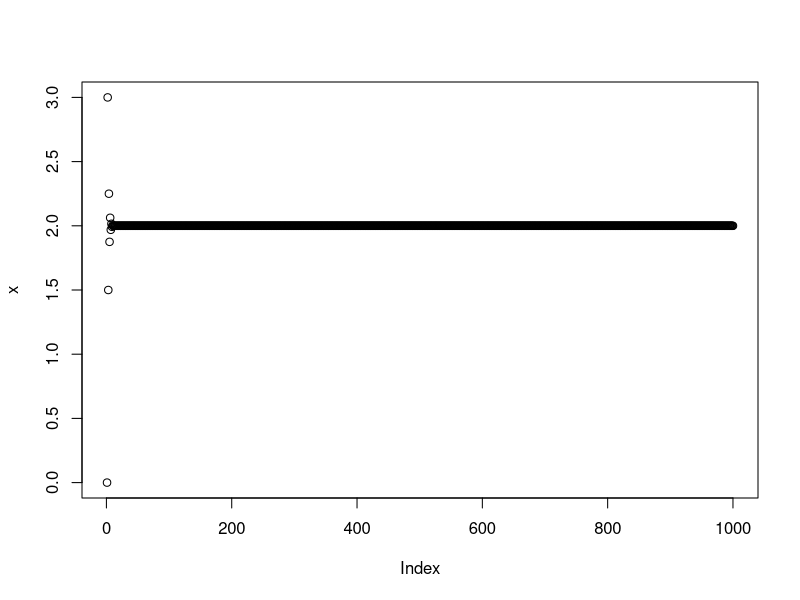
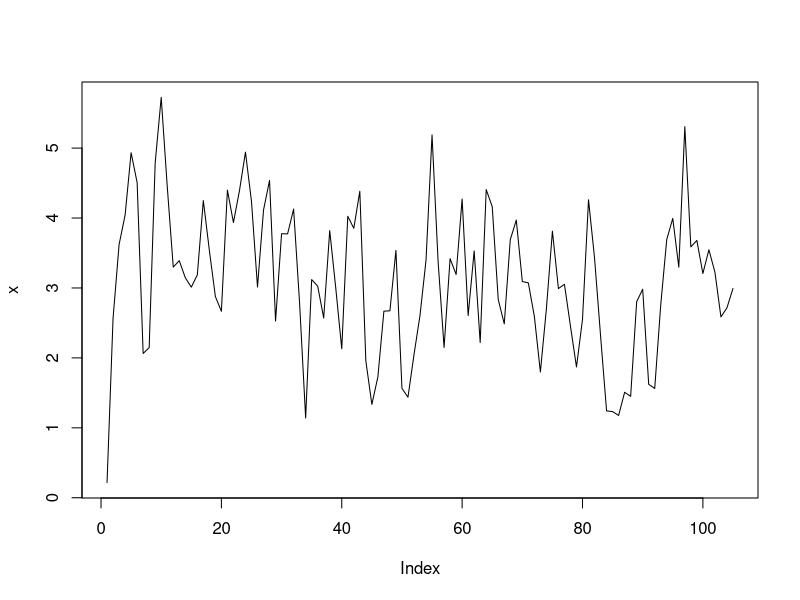
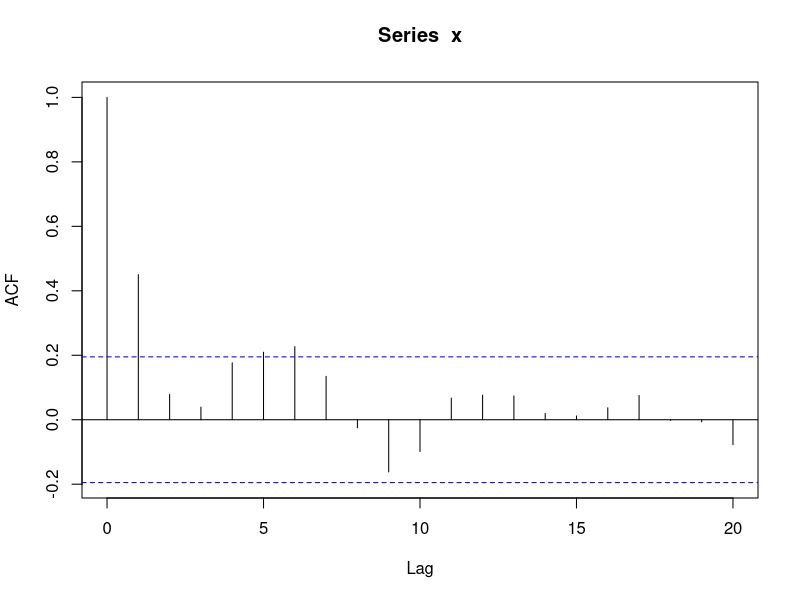
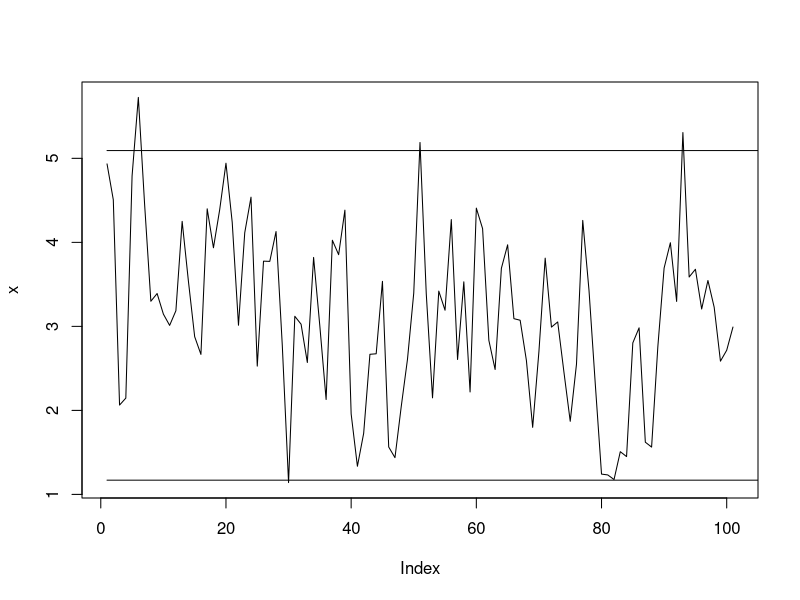
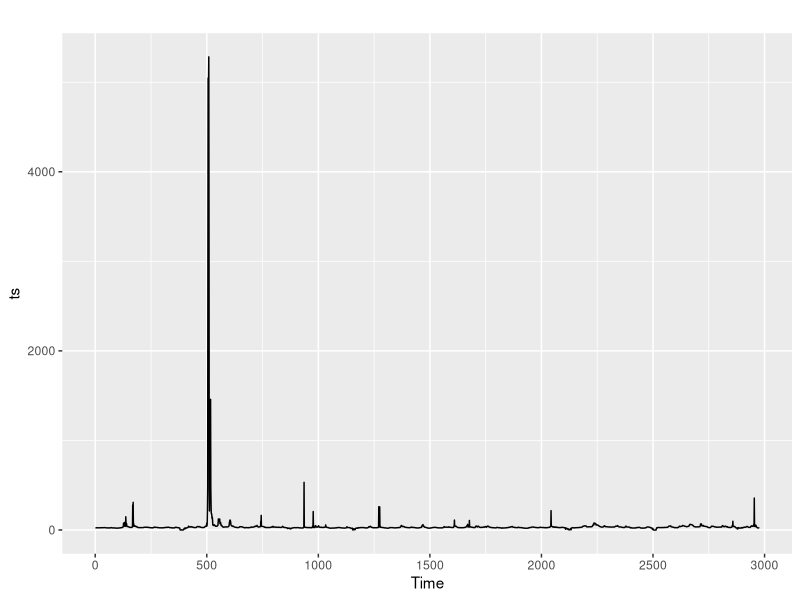
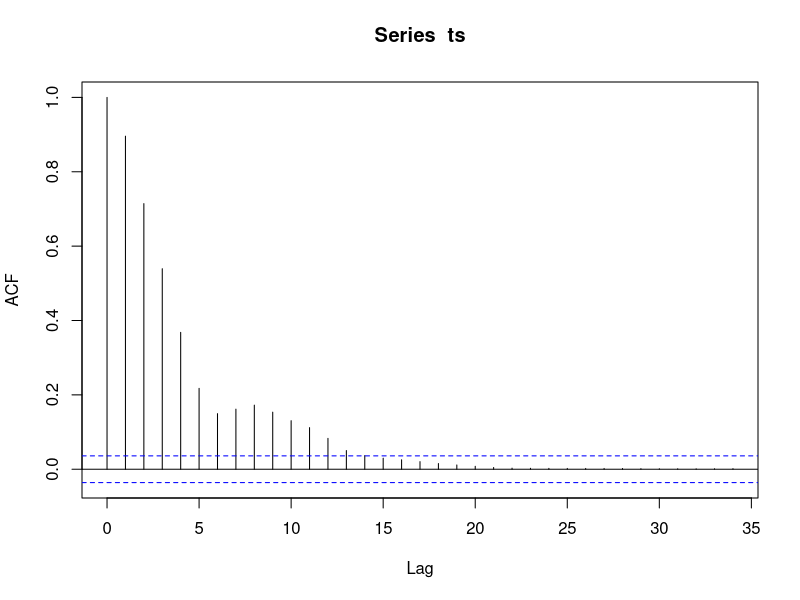
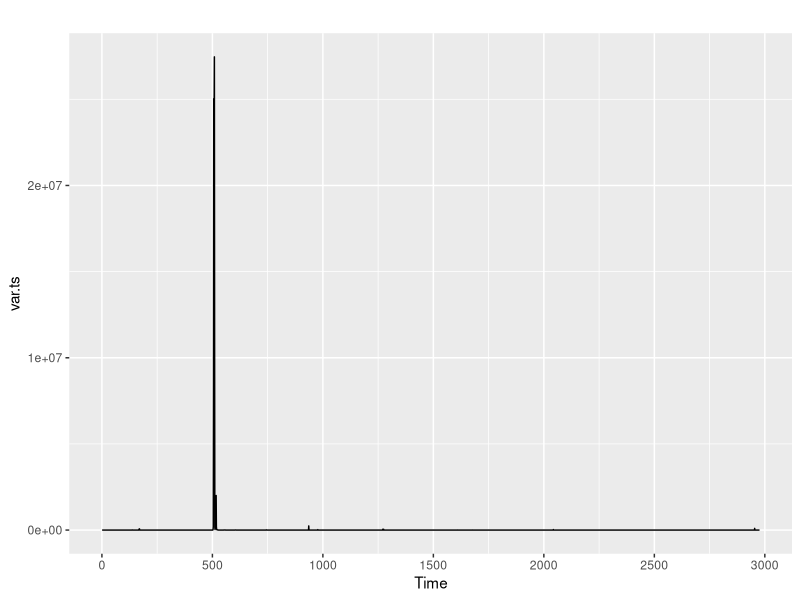
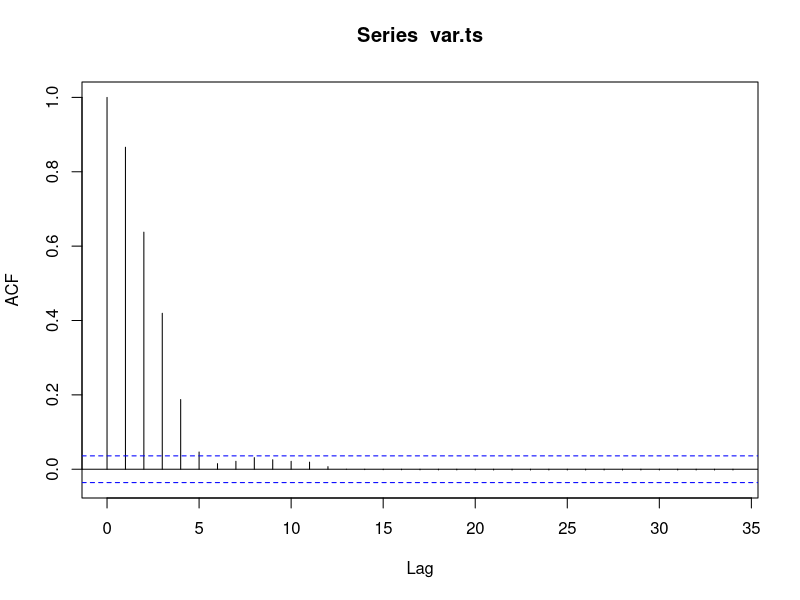

These figures' R source, in order: (Note: this script raises an error after producing the figures.)
library(ggplot2)
library(ggfortify)
library(tseries)
library(xts)
library(dplyr)
library(tseries)
library(forecast)
#Question 1 part II

set.seed(3)
x <- w <-  rnorm(1000)

for(t in 2:1000){
  x[t] <- x[t-1] + w[t]
}

#If we believe the series to be a random walk, we would not want to
#forecast foreword. By definition, the only thing that influences the 
#future value of a random walk is a the present random term 

#Question II 

#A 

x <- c( 0, rnorm(999))
for (t in 2:1000)
  {
  x[t] <- 3 - (.5 * x[t-1])
}

plot(x)

#As we can see, the series converges to a stationary mean at 
#a0/ (1-a1). This makes sense as the a1 parameter is < 1 

3/(1+.5)
adf.test(x)

#Simulation shows that we are not at equillibrium at x = 4
x[4]

#Next several iterations oscilate around the long run mean of 2. 
#This makes sense as we have a negative a1 parameter. 

#Question III
set.seed(4)
x <- w <- rnorm(105)

for (t in 2:105){
  x[t] <- 3 + w[t] + (.5 * w[t-1])
}

plot(x, type = "l")

#This function is called a first-order moving average or MA1 
#It is stationary, with a mean around a0 
x <- x[5:105]
mean(x)
acf(x)
var(x)
up <- mean (x) +  1.96 * (var(w) * (1 + .25))^.5
low <- mean(x) -1.96 * (var(w) * (1 + .25))^.5

plot(x, type = "l")
lines(rep(low,10000))
lines(rep(up,10000))

length (x[x> up])/length(x) * 100 +
length (x[x < low])/length(x) * 100

??ci

##Question IV ## 

df <- read.csv("ERCOT LZ North January 2014.csv")
ts <- ts(df$Settlement.Point.Price)

autoplot(ts)


#Probably stationary according to ADF and PP tests, although first half vs second half mean is 
# pretty different. May be worth investigating
adf.test(ts)
PP.test(ts)
auto.arima(ts, allowdrift = TRUE, trace = TRUE)
mean(ts[1:1500])
mean(ts[1500:2976])

#Lets extract the variance. First we need to pre-whiten (demean)

acf(ts)
var.ts <- ts - mean(ts)
mean(var.ts)

#now we can create the variance series
var.ts <- (ts - mean(ts))^2

#Check for stationarity 
autoplot(var.ts)

#ACF suggest we don't have a unit root, but definitely autocorrelation
acf(var.ts)

#ADF.tests and PP show stationarity as well
adf.test(var.ts)
pp.test(var.ts)

#Fit a model to explain our series
arima.ts <- auto.arima(ts)
summary(arima.ts)

acf(arima.ts$residuals^2)


a.garch1 <- garch(arima.ts$residuals, order=c(0,1), grad="numerical",
                  trace=FALSE)
summary(a.garch1)
acf(a.garch1$residuals[-1])



a.garch2 <- garch(ts, order=c(0,1), grad="numerical",
                 trace=FALSE)

summary(a.garch2)
confint(a.garch1)

acf(a.garch1$residuals, na.action = na.pass)



# PART V #

wti <- read.csv("wti_prices.csv")
names(wti)[2] <- "wti"
wti$DATE <- as.Date(wti$DATE, format = "%Y-%m-%d")

brent <- read.csv("brent_prices.csv")
brent$DATE <- as.Date(brent$DATE, format = "%Y-%m-%d")

names(brent)[2] <- "brent"

df <- merge(brent, wti)
df <- na.omit(df)
df$spread <- df$wti - df$brent
df <- df[df$DATE < "2018-01-01",]

ggplot(df, aes(x = DATE, y = wti))+ theme_bw()+
geom_line(color = "red")+ geom_line(aes(y = brent), color = "blue")

#Let's test each series order of integration 
#1987-2018 Range
  #Definitely appear to have a similar acf decay structure
  #Both suggestive of random walk. Near identical PACF as well
layout(1:2)
acf(df$wti); acf(df$brent)
pacf(df$wti); pacf(df$brent)

#ADF and PP tests further suggest we are I(1) for both series
adf.test(df$wti); adf.test(df$brent)
PP.test(df$wti); PP.test(df$brent)

 #First differences return both series to stationary
plot(diff(df$wti));
plot(diff(df$brent))

#residuals of differenced series appear stationary. This 
#suggests co-integration; with the clear exception of the 
#post intervention period . PO test confirms whole series is 
#co-integrated

plot(df$spread)

po.test(cbind(df$brent, df$wti))

#2005-2017 Range
df1 <- df[df$DATE > "2004-12-31",]

layout(1:2)
acf(df1$wti); acf(df1$brent)
pacf(df1$wti); pacf(df1$brent)

#ADF and PP tests further suggest we are I(1) for both series
adf.test(df1$wti); adf.test(df1$brent)
PP.test(df1$wti); PP.test(df1$brent)

#First differences return both series to stationary
plot(diff(df1$wti));
plot(diff(df1$brent))

#residuals of differenced series appear stationary. This 
#suggests co-integration; with the clear exception of the 
#post intervention period . PO test confirms #the post 2007
# series is not co-integrated

plot(df1$spread)
po.test(cbind(df1$brent, df1$wti))

plot(df1$spread)

#Create the intervention term.
df1$decline <- 0
df1[df1$DATE > "2010-11-01" & df1$DATE < "2012-06-01",]$decline = 1

df1$reversal <- 0
df1[df1$DATE > "2012-05-19",]$reversal = 1

df1$time <- df1$id <- seq(nrow(df1))
df1$time <- df1$time - df1[df1$DATE == "2012-05-01",]$time
df1$post.int <- df1$time * df1$reversal
# df1$t.pre.int <- df1$time - df1[df1$DATE == "2010-11-01",]$time
# df1[df1$post.int < 1,]$time <- 0
# df1$pre.interaction <- df1$t.pre.int * df1$pre.intervention



#Plotting the suggested intervention date shows that the divergence
#began much sooner. We should model this too.

ggplot(df1, aes(x = DATE, y = wti))+ theme_bw() + geom_line()+
geom_vline(xintercept = as.Date("2012-10-01"), color = "red", linetype="dashed")+
geom_vline(xintercept = as.Date("2010-11-01"), color = "blue", linetype="dashed")

#Baseline Regression 

lm <- lm(df1$wti~df1$brent)
summary(lm)
plot(df1$wti, type = "l"); lines(lm$fitted.values, type = "l", col="red")



# Baseline with time trend
lm1 <- lm(df1$wti ~ df1$brent + df1$time)
summary(lm1)

#Baseline with time trend and reversal dummy 
lm2 <- lm(df1$wti ~ df1$brent + df1$id + df1$reversal)
summary(lm2)

#Baseline with time trend reversal dummy and interaction between time 
#and reversal
lm3 <- lm(df1$wti ~ df1$brent + df1$id + df1$reversal + df1$post.int)
summary (lm3)

#lm3 + decline intervention term 
lm4 <-lm(df1$wti ~ df1$brent + df1$time + df1$reversal +
           df1$decline+df1$post.int)
summary (lm4)
#Run some regressions with our initial intervention date 

lm5 <- lm(df1$wti~df1$brent +df1$decline+df1$reversal +
            df1$post.int )
summary(lm5)
plot(df1$wti, type = "l"); lines(reg1$fitted.values, type = "l", col = "red")

#First model fit suggests intervention reduced spread by 4.6 dollars
#t-value (-5.43); Fstat = 1385? 

#Fit with time trend shows time trend is not significant. We can get more
#creative

reg1.1 <- lm(df1$wti~df1$brent + df1$reversal +
               df1$time)
summary(reg1.1)
plot(reg1.1$residuals, type = "l")


reg1.2 <- lm(df1$wti~ df1$brent  +
               df1$reversal + df1$post.int )
               
summary(reg1.2)
plot(reg1.2$residuals, type = "l")


#####################################################################
#####################################################################

#####################################################################
#####################################################################

#####################################################################
#####################################################################

#Fit an ARIMA model to the pre-intervention period. Model jump + slope
#shift 

pre <- df1[df1$DATE < "2012-05-01",]
xreg.pre <- pre %>% select(brent)


pre.arima1 <- auto.arima(pre$wti, allowdrift = TRUE,
                     allowmean = TRUE, xreg = xreg.pre, trace = TRUE)
summary(pre.arima1)

#Fit ARIMAX with intervention * time interaction

xreg <- df1 %>% select( reversal,brent , decline)
arima1 <- auto.arima(df1$wti, allowmean = TRUE, xreg = xreg)
  summary(arima1)
plot(arima1$residuals, type = "l")

plot(df1$wti, type = "l")
lines(arima2$fitted, col = "red")


arima2 <- auto.arima(df1$wti , allowmean = FALSE, allowdrift = TRUE,
                     xreg = xreg)
summary(arima2)
plot(df1$spread, type = "l")

1.7421/(1-.7733)
